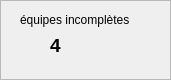
             <widget class="QFrame" name="frame_4">
              <property name="geometry">
               <rect>
                <x>620</x>
                <y>120</y>
                <width>171</width>
                <height>80</height>
               </rect>
              </property>
              <property name="styleSheet">
               <string notr="true" />
              </property>
              <property name="frameShape">
               <enum>QFrame::Shape::StyledPanel</enum>
              </property>
              <property name="frameShadow">
               <enum>QFrame::Shadow::Raised</enum>
              </property>
              <widget class="QLabel" name="label_13">
               <property name="geometry">
                <rect>
                 <x>20</x>
                 <y>10</y>
                 <width>141</width>
                 <height>20</height>
                </rect>
               </property>
               <property name="text">
                <string>équipes incomplètes</string>
               </property>
              </widget>
              <widget class="QLabel" name="label_14">
               <property name="geometry">
                <rect>
                 <x>50</x>
                 <y>30</y>
                 <width>31</width>
                 <height>31</height>
                </rect>
               </property>
               <property name="text">
                <string>&lt;html&gt;&lt;head/&gt;&lt;body&gt;&lt;p&gt;&lt;span style=" font-size:14pt; font-weight:700;"&gt;  4&lt;/span&gt;&lt;/p&gt;&lt;/body&gt;&lt;/html&gt;</string>
               </property>
              </widget>
              <widget class="QLabel" name="label_15">
               <property name="geometry">
                <rect>
                 <x>0</x>
                 <y>30</y>
                 <width>41</width>
                 <height>31</height>
                </rect>
               </property>
               <property name="text">
                <string />
               </property>
               <property name="pixmap">
                <pixmap resource="ressources.qrc">:/new/prefix1/IMAGES/WhatsApp_Image_2026-10-04_at_7.05.43_PM-removebg-preview.png</pixmap>
               </property>
               <property name="scaledContents">
                <bool>true</bool>
               </property>
              </widget>
             </widget>
